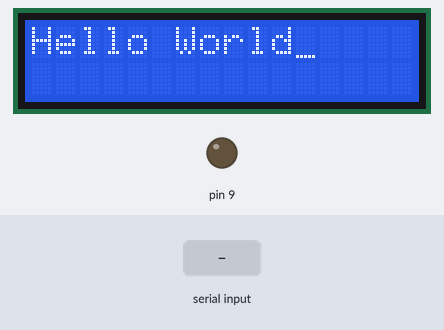
A sketch run on a simulated Arduino Uno, built with avr-gcc and run on an emulated ATmega328P. Parts: 16×2 character LCD, output pins drawn as LEDs (lit = HIGH). Wiring (inferred from the signals the program sends): character LCD (HD44780): RS pin 10; E pin 8; data pin 4, pin 5, pin 6, pin 7. The inputs (shaded band) are chosen by the test bench. Pins used as bus, display or sensor lines are not drawn; what the sketch prints to the serial monitor is not drawn.

Above: at 0.2 s.
2.4 s: "<!>" received over Serial
At 4.6 s:
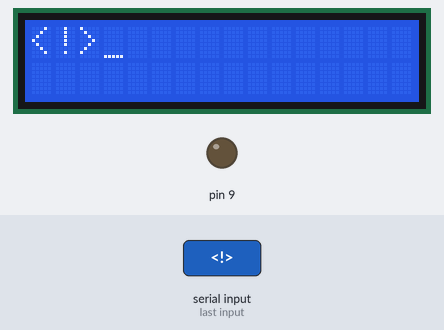
4.9 s: "<\">" received over Serial
At 6.7 s:
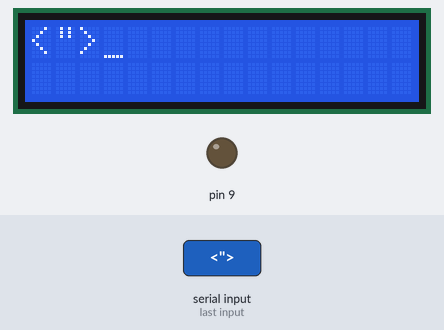
7.4 s: "<#>" received over Serial
At 9.6 s:
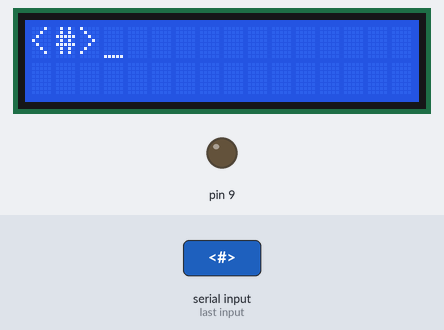
9.9 s: "<$>" received over Serial
At 11.7 s:
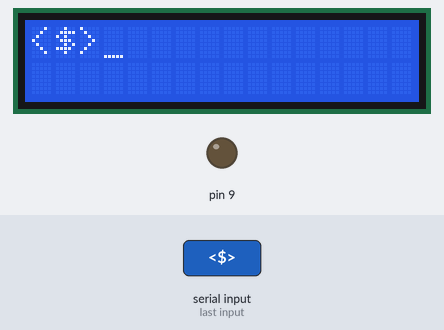
12.4 s: "<%>" received over Serial
At 14.6 s:
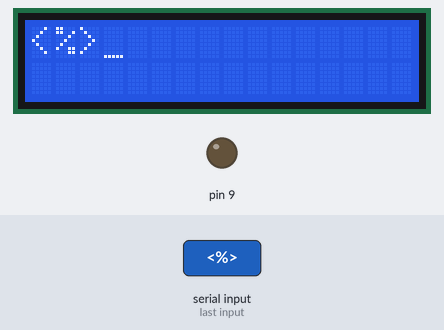
14.9 s: "<&>" received over Serial
At 16.7 s:
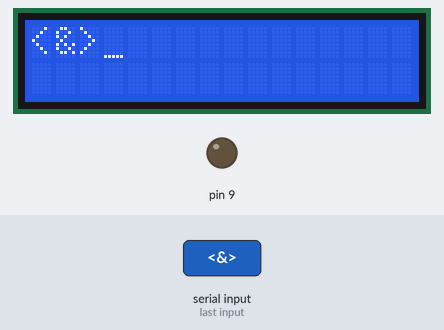
Timing chart, 0 to 18.2 s (numbered marks = the images above; inputs shaded):
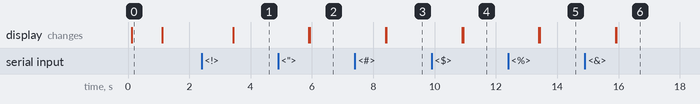

The sketch:

lcd_test.ino
```cpp
#define digitalWrite(PIN, HIGH) digitalWrite(PIN, HIGH);
#define digitalWrite(PIN, LOW) digitalWrite(PIN, LOW);

class LCD {
public:
  LCD(byte, byte, byte, byte, byte, byte, byte);

  // Configure the i/o configurations of the pins
  void initializePins();

  void initializeBus();

  void clearScreen();
  void functionSet(bool, bool);
  void displayControl(bool displayOn, bool cursorOn, bool cursorBlinkOn);

  void sendString(const char* string);

  // debug
  void displayCurrentConfig();
  byte asciiToLCDCode(char c);
private:
  void waitForBusyFlag();

  byte rs;
  byte rw;
  byte e;

  byte d7;
  byte d6;
  byte d5;
  byte d4;
};

LCD::LCD(byte _rs, byte _rw, byte _e, byte _d7, byte _d6, byte _d5, byte _d4)
  : rs{_rs},
  rw{_rw},
  e{_e},
  d7{_d7},
  d6{_d6},
  d5{_d5},
  d4{_d4}
{}

void LCD::initializePins() {
  pinMode(rs, OUTPUT);
  pinMode(rw, OUTPUT);
  pinMode(e , OUTPUT);
  pinMode(d7, OUTPUT);
  pinMode(d6, OUTPUT);
  pinMode(d5, OUTPUT);
  pinMode(d4, OUTPUT);
}

void LCD::initializeBus() {
  digitalWrite(rs, LOW);
  digitalWrite(rw, LOW);
  digitalWrite(d7, LOW);
  digitalWrite(d6, LOW);
  digitalWrite(d5, HIGH);
  digitalWrite(d4, LOW);

  digitalWrite(e, HIGH);
  digitalWrite(e, LOW);
  waitForBusyFlag();
}

void LCD::clearScreen() {
  digitalWrite(rs, LOW);
  digitalWrite(rw, LOW);

  digitalWrite(d7, LOW);
  digitalWrite(d6, LOW);
  digitalWrite(d5, LOW);
  digitalWrite(d4, LOW);

  digitalWrite(e, HIGH);
  digitalWrite(e, LOW);
  waitForBusyFlag();

  digitalWrite(d7, LOW);
  digitalWrite(d6, LOW);
  digitalWrite(d5, LOW);
  digitalWrite(d4, HIGH);

  digitalWrite(e, HIGH);
  digitalWrite(e, LOW);
  waitForBusyFlag();
}

// @param twoLinesMode: if true, sets the display mode to 2-line
void LCD::functionSet(bool twoLinesMode, bool largeLines) {
  digitalWrite(rs, LOW);
  digitalWrite(rw, LOW);

  digitalWrite(d7, LOW);
  digitalWrite(d6, LOW);
  digitalWrite(d5, HIGH);
  digitalWrite(d4, LOW);

  digitalWrite(e, HIGH);
  digitalWrite(e, LOW);
  waitForBusyFlag();

  digitalWrite(d7, twoLinesMode ? HIGH : LOW);
  digitalWrite(d6, largeLines ? HIGH : LOW);

  digitalWrite(e, HIGH);
  digitalWrite(e, LOW);
  waitForBusyFlag();
}

void LCD::displayControl(bool displayOn, bool cursorOn, bool cursorBlinkOn) {
  digitalWrite(rs, LOW);
  digitalWrite(rw, LOW);

  digitalWrite(d7, LOW);
  digitalWrite(d6, LOW);
  digitalWrite(d5, LOW);
  digitalWrite(d4, LOW);

  digitalWrite(e, HIGH);
  digitalWrite(e, LOW);
  waitForBusyFlag();

  digitalWrite(d7, HIGH);
  digitalWrite(d6, displayOn ? HIGH : LOW);
  digitalWrite(d5, cursorOn ? HIGH : LOW);
  digitalWrite(d4, cursorBlinkOn ? HIGH : LOW);

  digitalWrite(e, HIGH);
  digitalWrite(e, LOW);
  waitForBusyFlag();
}

void LCD::sendString(const char* string) {
  digitalWrite(rs, HIGH);
  digitalWrite(rw, LOW);

  byte code;
  byte firstPart;
  byte secondPart;

  for(char *c = string ; *c != '\0' ; c++) {
    code = asciiToLCDCode(*c);
    firstPart = code >> 4;
    secondPart = 0xF & code;

    digitalWrite(d7, firstPart & 0x08 ? HIGH : LOW);
    digitalWrite(d6, firstPart & 0x04 ? HIGH : LOW);
    digitalWrite(d5, firstPart & 0x02 ? HIGH : LOW);
    digitalWrite(d4, firstPart & 0x01 ? HIGH : LOW);

    digitalWrite(e, HIGH);
    digitalWrite(e, LOW);
    waitForBusyFlag();

    digitalWrite(d7, secondPart & 0x08 ? HIGH : LOW);
    digitalWrite(d6, secondPart & 0x04 ? HIGH : LOW);
    digitalWrite(d5, secondPart & 0x02 ? HIGH : LOW);
    digitalWrite(d4, secondPart & 0x01 ? HIGH : LOW);

    digitalWrite(e, HIGH);
    digitalWrite(e, LOW);
    waitForBusyFlag();
  }
}

void LCD::displayCurrentConfig() {
  Serial.println("PIN CONFIG");

  Serial.print("RS: ");
  Serial.println(rs);

  Serial.print("RW: ");
  Serial.println(rw);

  Serial.print("E : ");
  Serial.println(e);

  Serial.print("D7: ");
  Serial.println(d7);

  Serial.print("D6: ");
  Serial.println(d6);

  Serial.print("D5: ");
  Serial.println(d5);

  Serial.print("D4: ");
  Serial.println(d4);
}

byte LCD::asciiToLCDCode(char c) {
  switch(c) {
    case ' ': return 0b00100000;
    case '!': return 0b00100001;
    case '"': return 0b00100010;
    case '#': return 0b00100011;
    case '$': return 0b00100100;
    case '%': return 0b00100101;
    case '&': return 0b00100110;
    case '\'': return 0b00100111;
    case '(': return 0b00101000;
    case ')': return 0b00101001;
    case '*': return 0b00101010;
    case '+': return 0b00101011;
    case ',': return 0b00101100;
    case '-': return 0b00101101;
    case '.': return 0b00101110;
    case '/': return 0b00101111;
    case '0': return 0b00110000;
    case '1': return 0b00110001;
    case '2': return 0b00110010;
    case '3': return 0b00110011;
    case '4': return 0b00110100;
    case '5': return 0b00110101;
    case '6': return 0b00110110;
    case '7': return 0b00110111;
    case '8': return 0b00111000;
    case '9': return 0b00111001;
    case ':': return 0b00111010;
    case ';': return 0b00111011;
    case '<': return 0b00111100;
    case '=': return 0b00111101;
    case '>': return 0b00111110;
    case '?': return 0b00111111;
    case '@': return 0b01000000;
    case 'A': return 0b01000001;
    case 'B': return 0b01000010;
    case 'C': return 0b01000011;
    case 'D': return 0b01000100;
    case 'E': return 0b01000101;
    case 'F': return 0b01000110;
    case 'G': return 0b01000111;
    case 'H': return 0b01001000;
    case 'I': return 0b01001001;
    case 'J': return 0b01001010;
    case 'K': return 0b01001011;
    case 'L': return 0b01001100;
    case 'M': return 0b01001101;
    case 'N': return 0b01001110;
    case 'O': return 0b01001111;
    case 'P': return 0b01010000;
    case 'Q': return 0b01010001;
    case 'R': return 0b01010010;
    case 'S': return 0b01010011;
    case 'T': return 0b01010100;
    case 'U': return 0b01010101;
    case 'V': return 0b01010110;
    case 'W': return 0b01010111;
    case 'X': return 0b01011000;
    case 'Y': return 0b01011001;
    case 'Z': return 0b01011010;
    case '[': return 0b01011011;
    case ']': return 0b01011101;
    case '^': return 0b01011110;
    case '_': return 0b01011111;
    case '`': return 0b01100000;
    case 'a': return 0b01100001;
    case 'b': return 0b01100010;
    case 'c': return 0b01100011;
    case 'd': return 0b01100100;
    case 'e': return 0b01100101;
    case 'f': return 0b01100110;
    case 'g': return 0b01100111;
    case 'h': return 0b01101000;
    case 'i': return 0b01101001;
    case 'j': return 0b01101010;
    case 'k': return 0b01101011;
    case 'l': return 0b01101100;
    case 'm': return 0b01101101;
    case 'n': return 0b01101110;
    case 'o': return 0b01101111;
    case 'p': return 0b01110000;
    case 'q': return 0b01110001;
    case 'r': return 0b01110010;
    case 's': return 0b01110011;
    case 't': return 0b01110100;
    case 'u': return 0b01110101;
    case 'v': return 0b01110110;
    case 'w': return 0b01110111;
    case 'x': return 0b01111000;
    case 'y': return 0b01111001;
    case 'z': return 0b01111010;
    case '{': return 0b01111011;
    case '|': return 0b01111100;
    case '}': return 0b01111101;
    default: return 0b000010000;
  }
}

inline void LCD::waitForBusyFlag() {
  delay(4);
}

LCD lcd(10, 9, 8, 7, 6, 5, 4);

void setup() {
  Serial.begin(115200);

  lcd.displayCurrentConfig();
  lcd.initializePins();
  lcd.initializeBus();

  lcd.functionSet(true, false);
  lcd.displayControl(true, true, false);

  lcd.clearScreen();
  lcd.sendString("Hello World");
  delay(1000);
  lcd.clearScreen();

}

void loop() {
  String text = Serial.readString();

  if(text == "") return;

  lcd.clearScreen();
  lcd.sendString(text.c_str());
}
```

Measured:
- after the input at 2.4 s, the display: changes after 1.0 s (image 1)
- after the input at 4.9 s, the display: first changes after 1.0 s (image 2 shows a later state)
- after the input at 7.4 s, the display: first changes after 1.0 s (image 3 shows a later state)
- after the input at 9.9 s, the display: first changes after 1.0 s (image 4 shows a later state)
- after the input at 12.4 s, the display: first changes after 1.0 s (image 5 shows a later state)
- after the input at 14.9 s, the display: first changes after 1.0 s (image 6 shows a later state)
- what the display in image 0 shows lasts 1.0 s, from 0.1 s to 1.1 s
